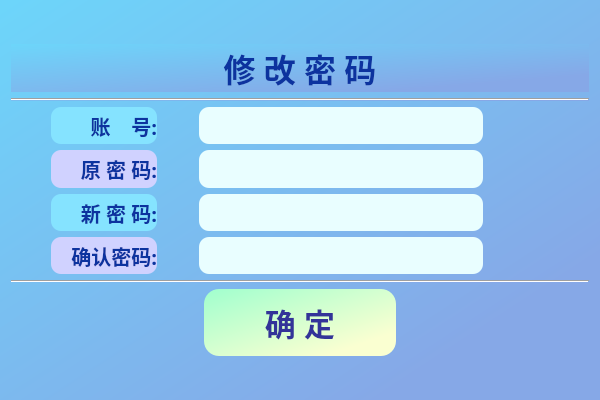
<?xml version="1.0" encoding="UTF-8"?>
<ui version="4.0">
 <class>Form</class>
 <widget class="QWidget" name="Form">
  <property name="geometry">
   <rect>
    <x>0</x>
    <y>0</y>
    <width>600</width>
    <height>400</height>
   </rect>
  </property>
  <property name="windowTitle">
   <string>Form</string>
  </property>
  <property name="styleSheet">
   <string notr="true">background-color: qlineargradient(spread:pad, x1:0.0199005, y1:0, x2:1, y2:1, stop:0 #6dd5fa, stop:0.81592 #86a8e7);</string>
  </property>
  <layout class="QVBoxLayout" name="verticalLayout_3" stretch="1,1,1,5,2,2,1">
   <item>
    <spacer name="verticalSpacer_3">
     <property name="orientation">
      <enum>Qt::Vertical</enum>
     </property>
     <property name="sizeHint" stdset="0">
      <size>
       <width>20</width>
       <height>29</height>
      </size>
     </property>
    </spacer>
   </item>
   <item>
    <widget class="QLabel" name="label">
     <property name="font">
      <font>
       <family>楷体</family>
       <pointsize>24</pointsize>
       <weight>75</weight>
       <bold>true</bold>
      </font>
     </property>
     <property name="styleSheet">
      <string notr="true">color: rgb(12, 51, 159);</string>
     </property>
     <property name="text">
      <string>修 改 密 码</string>
     </property>
     <property name="alignment">
      <set>Qt::AlignCenter</set>
     </property>
    </widget>
   </item>
   <item>
    <widget class="Line" name="line_2">
     <property name="orientation">
      <enum>Qt::Horizontal</enum>
     </property>
    </widget>
   </item>
   <item>
    <layout class="QHBoxLayout" name="horizontalLayout" stretch="0,3,1,8,3">
     <item>
      <spacer name="horizontalSpacer_4">
       <property name="orientation">
        <enum>Qt::Horizontal</enum>
       </property>
       <property name="sizeHint" stdset="0">
        <size>
         <width>40</width>
         <height>20</height>
        </size>
       </property>
      </spacer>
     </item>
     <item>
      <layout class="QVBoxLayout" name="verticalLayout_2">
       <item>
        <widget class="QLabel" name="label_2">
         <property name="font">
          <font>
           <family>楷体</family>
           <pointsize>15</pointsize>
           <weight>75</weight>
           <bold>true</bold>
          </font>
         </property>
         <property name="styleSheet">
          <string notr="true">background-color: rgb(133, 227, 255);color:rgb(12, 51, 159);border-radius:10px</string>
         </property>
         <property name="text">
          <string>账    号:</string>
         </property>
         <property name="alignment">
          <set>Qt::AlignRight|Qt::AlignTrailing|Qt::AlignVCenter</set>
         </property>
        </widget>
       </item>
       <item>
        <widget class="QLabel" name="label_3">
         <property name="font">
          <font>
           <family>楷体</family>
           <pointsize>15</pointsize>
           <weight>75</weight>
           <bold>true</bold>
          </font>
         </property>
         <property name="styleSheet">
          <string notr="true">background-color: rgb(208, 210, 255);color:rgb(12, 51, 159);border-radius:10px</string>
         </property>
         <property name="text">
          <string>原 密 码:</string>
         </property>
         <property name="alignment">
          <set>Qt::AlignRight|Qt::AlignTrailing|Qt::AlignVCenter</set>
         </property>
        </widget>
       </item>
       <item>
        <widget class="QLabel" name="label_5">
         <property name="font">
          <font>
           <family>楷体</family>
           <pointsize>15</pointsize>
           <weight>75</weight>
           <bold>true</bold>
          </font>
         </property>
         <property name="styleSheet">
          <string notr="true">background-color: rgb(133, 227, 255);color:rgb(12, 51, 159);border-radius:10px</string>
         </property>
         <property name="text">
          <string>新 密 码:</string>
         </property>
         <property name="alignment">
          <set>Qt::AlignRight|Qt::AlignTrailing|Qt::AlignVCenter</set>
         </property>
        </widget>
       </item>
       <item>
        <widget class="QLabel" name="label_4">
         <property name="font">
          <font>
           <family>楷体</family>
           <pointsize>15</pointsize>
           <weight>75</weight>
           <bold>true</bold>
          </font>
         </property>
         <property name="styleSheet">
          <string notr="true">background-color: rgb(208, 210, 255);color:rgb(12, 51, 159);border-radius:10px</string>
         </property>
         <property name="text">
          <string>确认密码:</string>
         </property>
         <property name="alignment">
          <set>Qt::AlignRight|Qt::AlignTrailing|Qt::AlignVCenter</set>
         </property>
        </widget>
       </item>
      </layout>
     </item>
     <item>
      <spacer name="horizontalSpacer_2">
       <property name="orientation">
        <enum>Qt::Horizontal</enum>
       </property>
       <property name="sizeHint" stdset="0">
        <size>
         <width>40</width>
         <height>20</height>
        </size>
       </property>
      </spacer>
     </item>
     <item>
      <layout class="QVBoxLayout" name="verticalLayout">
       <item>
        <widget class="QLineEdit" name="account">
         <property name="sizePolicy">
          <sizepolicy hsizetype="Expanding" vsizetype="Ignored">
           <horstretch>0</horstretch>
           <verstretch>0</verstretch>
          </sizepolicy>
         </property>
         <property name="font">
          <font>
           <family>楷体</family>
           <pointsize>15</pointsize>
          </font>
         </property>
         <property name="styleSheet">
          <string notr="true">background-color: rgb(233, 254, 255);color:rgb(0, 51, 171);border-radius:10px</string>
         </property>
        </widget>
       </item>
       <item>
        <widget class="QLineEdit" name="old_password">
         <property name="sizePolicy">
          <sizepolicy hsizetype="Expanding" vsizetype="Ignored">
           <horstretch>0</horstretch>
           <verstretch>0</verstretch>
          </sizepolicy>
         </property>
         <property name="font">
          <font>
           <family>楷体</family>
           <pointsize>15</pointsize>
          </font>
         </property>
         <property name="styleSheet">
          <string notr="true">background-color: rgb(233, 254, 255);color:rgb(0, 51, 171);border-radius:10px</string>
         </property>
        </widget>
       </item>
       <item>
        <widget class="QLineEdit" name="new_password">
         <property name="sizePolicy">
          <sizepolicy hsizetype="Expanding" vsizetype="Ignored">
           <horstretch>0</horstretch>
           <verstretch>0</verstretch>
          </sizepolicy>
         </property>
         <property name="font">
          <font>
           <family>楷体</family>
           <pointsize>15</pointsize>
          </font>
         </property>
         <property name="styleSheet">
          <string notr="true">background-color: rgb(233, 254, 255);color:rgb(0, 51, 171);border-radius:10px</string>
         </property>
        </widget>
       </item>
       <item>
        <widget class="QLineEdit" name="confirm_password">
         <property name="sizePolicy">
          <sizepolicy hsizetype="Expanding" vsizetype="Ignored">
           <horstretch>0</horstretch>
           <verstretch>0</verstretch>
          </sizepolicy>
         </property>
         <property name="font">
          <font>
           <family>楷体</family>
           <pointsize>15</pointsize>
          </font>
         </property>
         <property name="styleSheet">
          <string notr="true">background-color: rgb(233, 254, 255);color:rgb(0, 51, 171);border-radius:10px</string>
         </property>
        </widget>
       </item>
      </layout>
     </item>
     <item>
      <spacer name="horizontalSpacer_3">
       <property name="orientation">
        <enum>Qt::Horizontal</enum>
       </property>
       <property name="sizeHint" stdset="0">
        <size>
         <width>40</width>
         <height>20</height>
        </size>
       </property>
      </spacer>
     </item>
    </layout>
   </item>
   <item>
    <widget class="Line" name="line">
     <property name="orientation">
      <enum>Qt::Horizontal</enum>
     </property>
    </widget>
   </item>
   <item>
    <layout class="QHBoxLayout" name="horizontalLayout_2" stretch="2,2,2">
     <item>
      <spacer name="horizontalSpacer">
       <property name="orientation">
        <enum>Qt::Horizontal</enum>
       </property>
       <property name="sizeHint" stdset="0">
        <size>
         <width>40</width>
         <height>20</height>
        </size>
       </property>
      </spacer>
     </item>
     <item>
      <widget class="QPushButton" name="confirm">
       <property name="sizePolicy">
        <sizepolicy hsizetype="Minimum" vsizetype="Ignored">
         <horstretch>0</horstretch>
         <verstretch>0</verstretch>
        </sizepolicy>
       </property>
       <property name="font">
        <font>
         <family>楷体</family>
         <pointsize>23</pointsize>
         <weight>75</weight>
         <bold>true</bold>
        </font>
       </property>
       <property name="styleSheet">
        <string notr="true">background-color: qlineargradient(spread:pad, x1:0.0199005, y1:0, x2:1, y2:1, stop:0 #a1ffce, stop:0.81592 #faffd1);color:rgb(51, 51, 153);border-radius:15px</string>
       </property>
       <property name="text">
        <string>确 定</string>
       </property>
      </widget>
     </item>
     <item>
      <spacer name="horizontalSpacer_5">
       <property name="orientation">
        <enum>Qt::Horizontal</enum>
       </property>
       <property name="sizeHint" stdset="0">
        <size>
         <width>40</width>
         <height>20</height>
        </size>
       </property>
      </spacer>
     </item>
    </layout>
   </item>
   <item>
    <spacer name="verticalSpacer_2">
     <property name="orientation">
      <enum>Qt::Vertical</enum>
     </property>
     <property name="sizeHint" stdset="0">
      <size>
       <width>20</width>
       <height>29</height>
      </size>
     </property>
    </spacer>
   </item>
  </layout>
 </widget>
 <resources/>
 <connections/>
</ui>
